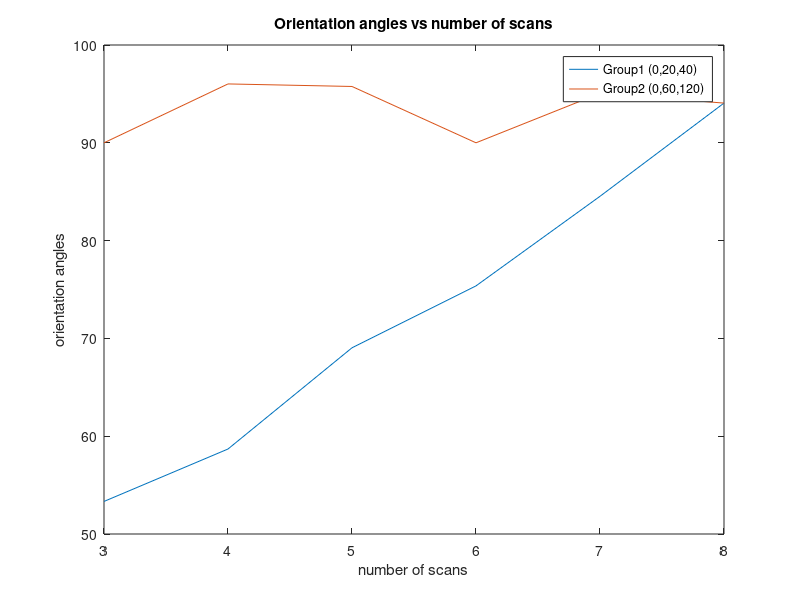

MATLAB code to generate this figure:
% Visulization of angle experiments

%%%
% 3scans: 0,20,40
% 4scans: 0,20,40,60
% 5scans: 0,20,40,60,80
% 6scans: 0,20,40,60,80,100
% 7scans: 0,20,40,60,80,100,120
% 8scans: 0,20,40,60,80,100,120,140
%%%
scans = [3,4,5,6,7,8];
angles1 = [53.33, 58.69, 69.04, 75.37, 84.53, 94.06];
angles2 = [90, 96.02, 95.76, 90, 95.06, 94.06];
figure;
plot(scans,angles1)
hold on
plot(scans,angles2)
xticks(3:1:8)
title('Orientation angles vs number of scans')
xlabel('number of scans')
ylabel('orientation angles')
legend('Group1 (0,20,40)','Group2 (0,60,120)')


% %%%
% % 3scans: 0,60,120
% % 4scans: 0,60,120,140
% % 5scans: 0,20,60,120,140
% % 6scans: 0,20,40,60,120,140
% % 7scans: 0,20,40,60,80,120,140
% % 8scans: 0,20,40,60,80,100,120,140
% %%%
% s = [3,4,5,6,7,8];
% a = [90, 96.02, 95.76, 90, 95.06, 94.06];
% figure;
% plot(s,a)
% yticks(50:5:100)
% xlabel('number of scans')
% ylabel('angles')
